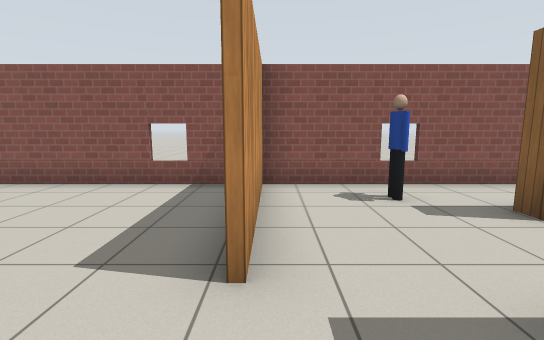
view 1 (above)

17 first-person views from a walk through a Gazebo world. The camera is 1.2 m above the floor, tilts 8° down and sees 85° across. The lines on the ground mark 1 m squares. The floor is counted in squares, 1 m on a side. Each view is taken from the middle of a square. On the plan, view 1 faces up. The plan holds only what a view shows up to about 13 squares ahead; the rest is blank. The place goes on beyond the plan. The robots in the file are not drawn. Gazebo's built-in surfaces are drawn with simple patterns. Some stock models are drawn as simple stand-ins.

view 2
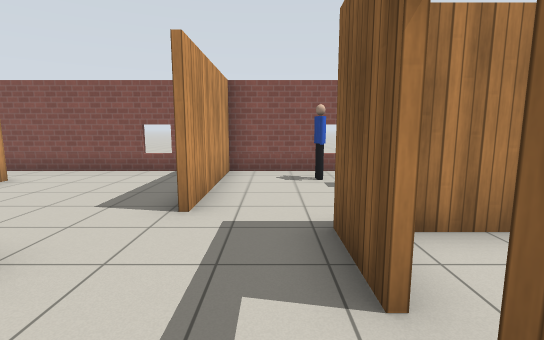

view 3
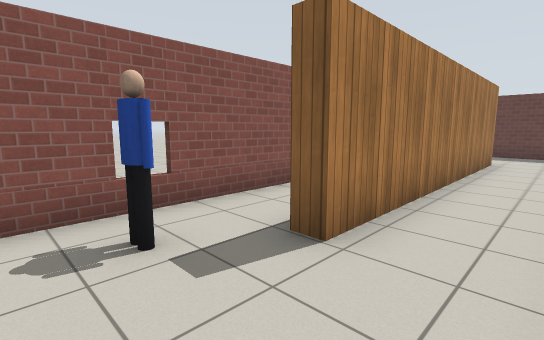

view 4
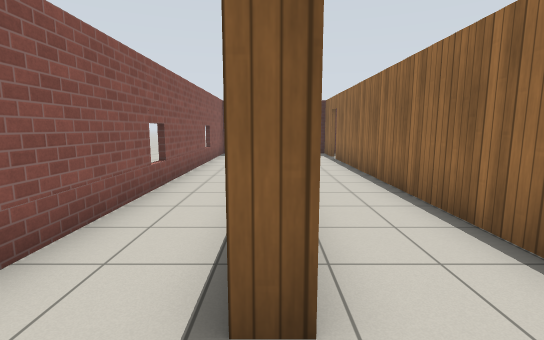

view 5
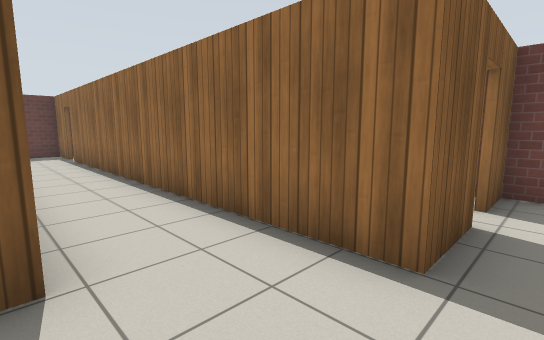

view 6
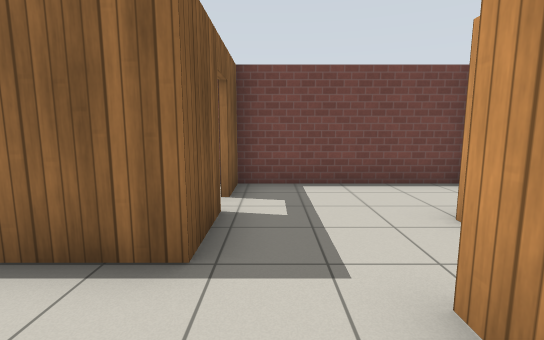

view 7
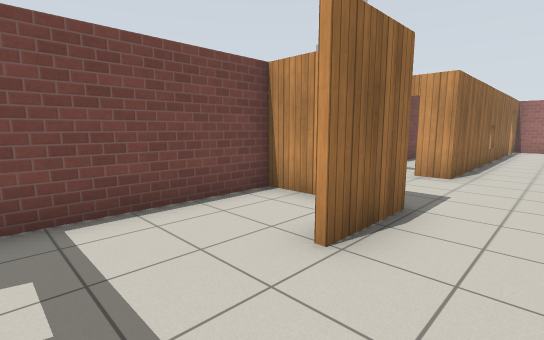

view 8
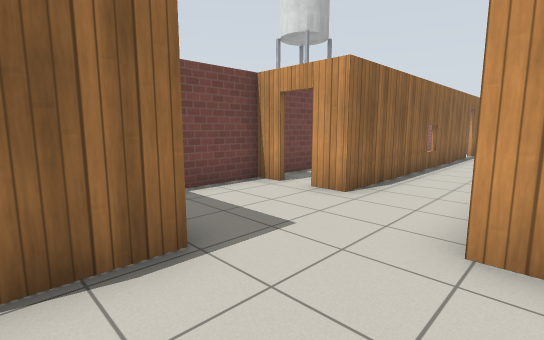

view 9
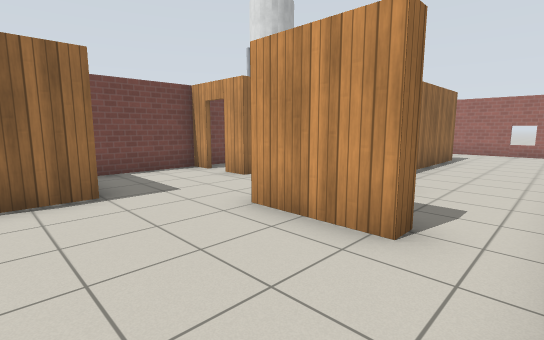

view 10
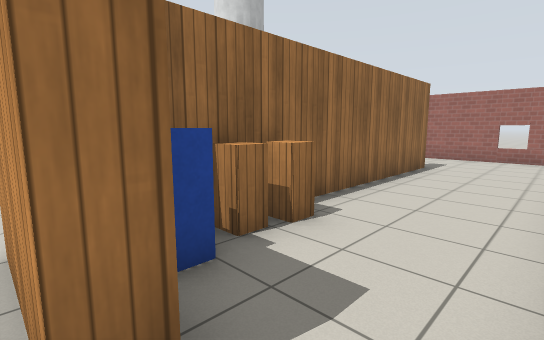

view 11
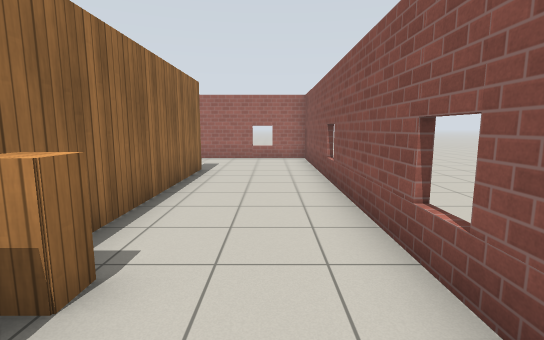

view 12
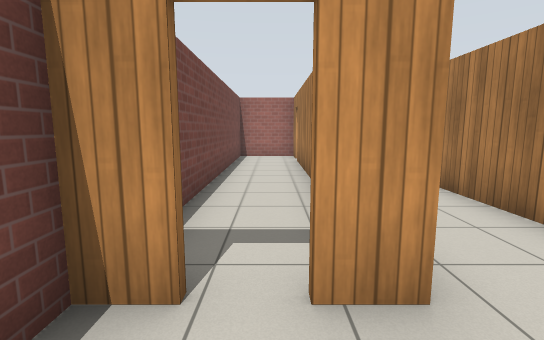

view 13
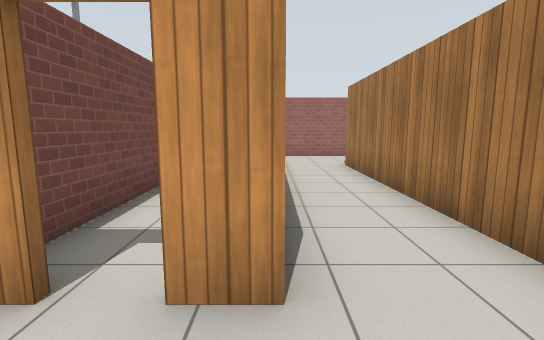

view 14
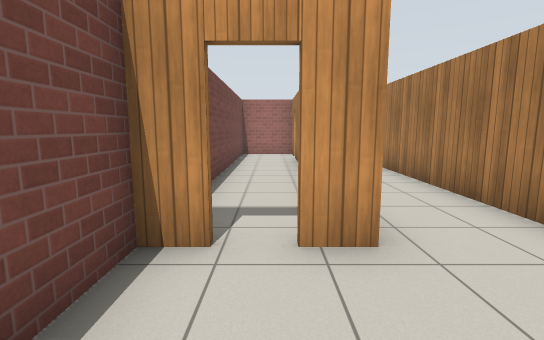

view 15
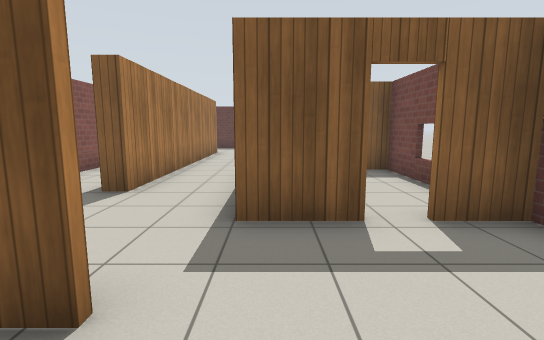

view 16
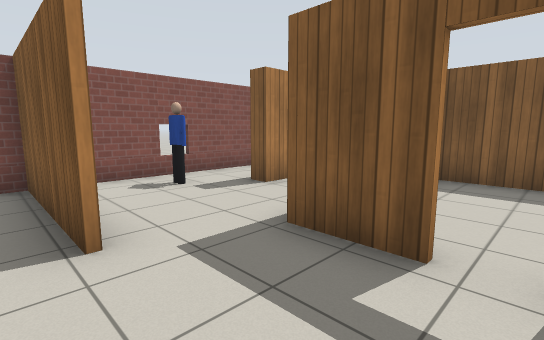

view 17
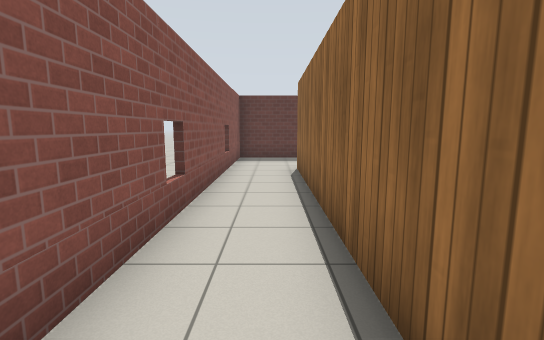

### Floor plan
Ten units are one square. View 1 is at (0, 0); x grows to the right and y downward. Boxes are objects, and circles mark ways between rooms. Rooms are numbered by the first view taken in them; rooms with no view inside come last. Other rooms are left out.
<svg viewBox="-185 -69 352 98">
<path fill="none" stroke="#000" d="M48 -42 129 -42M17 2 17 -15 139 -15M-4 -21 -4 -64M-2 -64 -2 -21M129 -37 35 -37 35 -42M-35 -4 -14 -4M-33 11 -33 24 17 24 17 10M146 -15 162 -15 162 -63 -45 -63M-51 -48 -51 -24M-84 -24 -148 -24M-55 -48 -51 -48M-148 -29 -84 -29M-45 -63 -180 -63 -180 -5M-69 15 -69 24 -41 24M-160 -1 -69 -1 -69 8M-176 -1 -169 -1M-120 2 -160 2M-180 0 -180 24 -75 24M39 -13 26 -13M42 24 66 24 66 -11"/>
<rect x="15" y="-55" width="10" height="10" fill="#bbb"><title>person</title></rect>
<rect x="-85" y="-35" width="10" height="10" fill="#bbb"><title>cabinet</title></rect>
<rect x="-75" y="-35" width="10" height="10" fill="#bbb"><title>cabinet</title></rect>
<rect x="-65" y="-45" width="10" height="20" fill="#bbb"><title>postbox</title></rect>
<circle cx="-45" cy="-15" r="3" fill="#2a7"/>
<circle cx="-50" cy="-55" r="3" fill="#2a7"/>
<circle cx="20" cy="5" r="3" fill="#2a7"/>
<circle cx="-165" cy="0" r="3" fill="#2a7"/>
<circle cx="-70" cy="10" r="3" fill="#2a7"/>
<text x="50" y="-30">1</text>
<text x="-100" y="-40">2</text>
<text x="-130" y="10">3</text>
<text x="40" y="0">4</text>
</svg>
Room 1 opens to room 2. Room 1 opens to room 4. Room 2 opens to room 3.

Where each view was taken, in squares from view 1:
view 1: 0 up, 0 right, facing up
view 2: 2 down, 1 right, facing up
view 3: 2 up, 1 right, facing up-right
view 4: 4 up, 2 right, facing right
view 5: 4 up, 1 right, facing down-right
view 6: 4 up, 1 right, facing down
view 7: 2 up, 1 right, facing down-left
view 8: 3 up, 2 left, facing down-left
view 9: 6 up, 2 left, facing down-left
view 10: 6 up, 5 left, facing down-left
view 11: 5 up, 6 left, facing left
view 12: 1 down, 5 left, facing left
view 13: 0 up, 5 left, facing left
view 14: 1 down, 4 left, facing left
view 15: 1 up, 2 left, facing right
view 16: 1 down, 1 left, facing up-right
view 17: 5 up, 4 right, facing right
